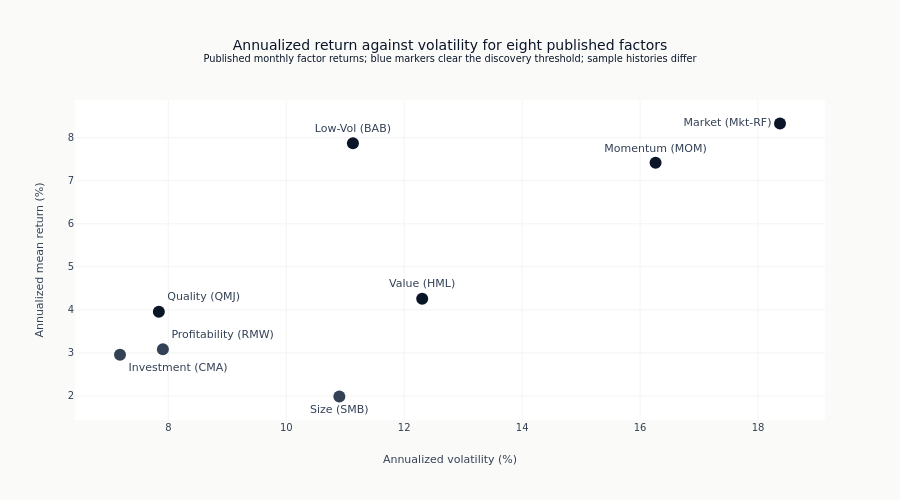

Write notebook code for a chart like this one.
### Markdown cell above
A labeled risk-return map replaces the redundant summary dump. Comparisons remain
historical and descriptive because factor histories begin on different dates.

### Code cell
fig = go.Figure(
    go.Scatter(
        x=summary_df["Ann. Volatility"] * 100,
        y=summary_df["Ann. Return"] * 100,
        mode="markers+text",
        text=summary_df.index,
        textposition=[label_positions[label] for label in summary_df.index],
        marker=dict(
            size=12,
            color=[
                COLORS["blue"] if value > DISCOVERY_T_THRESHOLD else COLORS["neutral"]
                for value in summary_df["t-statistic"]
            ],
        ),
        customdata=summary_df[["Sharpe Ratio", "t-statistic", "Max Drawdown", "Period"]],
        hovertemplate=(
            "<b>%{text}</b><br>Annualized return: %{y:.1f}%<br>Annualized volatility: "
            "%{x:.1f}%<br>Sharpe: %{customdata[0]:.2f}<br>Mean t (NW): "
            "%{customdata[1]:.2f}<br>Max drawdown: %{customdata[2]:.1%}<br>Period: "
            "%{customdata[3]}<extra></extra>"
        ),
    )
)
fig.update_layout(
    title=(
        "Annualized return against volatility for eight published factors"
        "<br><sup>Published monthly factor returns; blue markers clear the discovery "
        "threshold; "
        "sample histories differ</sup>"
    ),
    xaxis_title="Annualized volatility (%)",
    yaxis_title="Annualized mean return (%)",
    height=500,
    margin=dict(l=75, r=75, b=80),
    showlegend=False,
)
show_plotly_with_alt(
    fig,
    "Scatter of eight factors, annualized volatility against annualized mean return, each point labelled, coloured by whether its t-statistic clears the discovery threshold.",
)

### Figure 1 — Plotly figure (JSON) as saved in the notebook; plotly's stock layout.template omitted (floating-point values rounded to 4 significant figures)
{"data": [{"customdata": [[0.4534, 4.394, -0.8463, "1926-2026"], [0.3462, 3.139, -0.5778, "1926-2026"], [0.1823, 1.755, -0.5492, "1926-2026"], [0.456, 4.685, -0.7844, "1927-2026"], [0.3901, 2.859, -0.4179, "1963-2026"], [0.4121, 2.878, -0.2763, "1963-2026"], [0.5049, 3.683, -0.2934, "1957-2026"], [0.7072, 5.68, -0.5465, "1930-2026"]], "hovertemplate": "<b>%{text}</b><br>Annualized return: %{y:.1f}%<br>Annualized volatility: %{x:.1f}%<br>Sharpe: %{customdata[0]:.2f}<br>Mean t (NW): %{customdata[1]:.2f}<br>Max drawdown: %{customdata[2]:.1%}<br>Period: %{customdata[3]}<extra></extra>", "marker": {"color": ["#0a1628", "#0a1628", "#334155", "#0a1628", "#334155", "#334155", "#0a1628", "#0a1628"], "size": 12}, "mode": "markers+text", "text": ["Market (Mkt-RF)", "Value (HML)", "Size (SMB)", "Momentum (MOM)", "Profitability (RMW)", "Investment (CMA)", "Quality (QMJ)", "Low-Vol (BAB)"], "textposition": ["middle left", "top center", "bottom center", "top center", "top right", "bottom right", "top right", "top center"], "type": "scatter", "x": [18.37, 12.3, 10.9, 16.26, 7.907, 7.18, 7.839, 11.13], "y": [8.329, 4.26, 1.987, 7.415, 3.085, 2.959, 3.958, 7.871]}], "layout": {"height": 500, "margin": {"b": 80, "l": 75, "r": 75}, "showlegend": false, "title": {"text": "Annualized return against volatility for eight published factors<br><sup>Published monthly factor returns; blue markers clear the discovery threshold; sample histories differ</sup>"}, "xaxis": {"title": {"text": "Annualized volatility (%)"}}, "yaxis": {"title": {"text": "Annualized mean return (%)"}}}}
